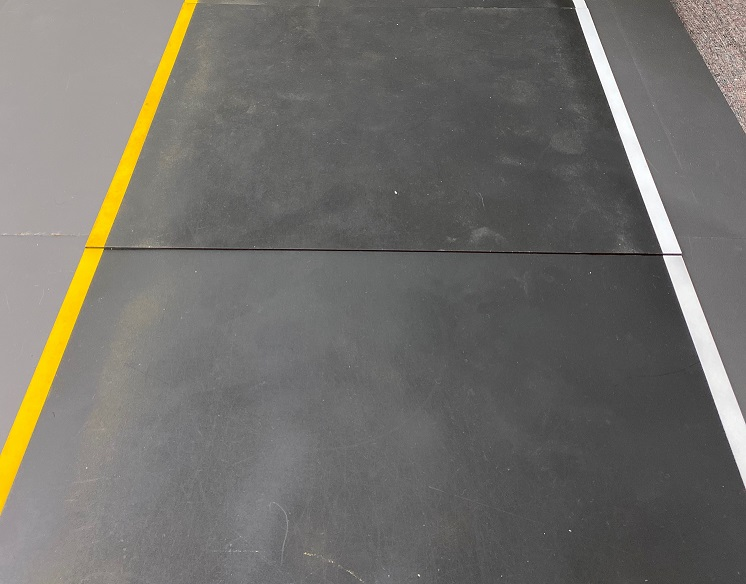
#> input picture KUSW_6/lane_detection/lane_img.jpg, 746 x 584 px
$ python diff_colr_lane.py
#> lines starting #> are read from the running program, lines starting #| are printed output that depends on the picture; after the words box and inside, x2 and y2 are one past the last pixel; in counts of white or black regions, pixels touching at a corner belong together
import cv2
import numpy as np
import matplotlib.pyplot as plt

image = cv2.imread('lane_img.jpg')
#> image is the input picture: shape (584, 746, 3); mean B, G, R 106.8, 111.9, 114
lane_img = np.copy(image)

def HSV_yellow(img):
    hsv = cv2.cvtColor(img, cv2.COLOR_BGR2HSV)
    low = np.array([20, 100, 100])
    high = np.array([30, 255, 255])
    yellowmask = cv2.inRange(hsv, low, high)
    return yellowmask

def left_ROI(img):
    poly = np.array([
        [(0,260),(0,520),(110,520),(110,260)]
        ])
    BG = np.zeros_like(img)
    cv2.fillPoly(BG,poly,255)
    masked_img = cv2.bitwise_and(img,BG)
    return masked_img

def right_ROI(img):
    poly = np.array([
        [(655,260),(655,490),(745,490),(745,260)]
        ])
    BG = np.zeros_like(img)
    cv2.fillPoly(BG,poly,255)
    masked_img = cv2.bitwise_and(img,BG)
    return masked_img

# img 매개변수 넘겨줄 때 grayscale된 이미지를 넘겨주면 라인 색깔 없어지고 튜플1로 받아들임
#주의!
def display_square(img,lines):
    BG = np.zeros_like(img)
    if lines is not None:
        for line in lines:
            x1,y1,x2,y2 = line.reshape(4)
            cv2.line(BG,(x1,y1),(x2,y2),(0,255,0),5
                     )
    return BG
#########################################################


def average_slope(img,lines):
    left_fit = []
    right_fit = []
    if lines is not None:
        for line in lines:
            x1, y1, x2, y2 = line.reshape(4)
            parameters = np.polyfit((x1, x2), (y1, y2), 1)      # 두점을 지나는 함수의 차수를 매개변수로 정해주면 기울기와 y절편 반환
            slope = parameters[0]
            intercept = parameters[1]

            if slope < 0:
                left_fit.append((slope,intercept))
            else:
                right_fit.append((slope,intercept))

        left_fit_average = np.average(left_fit, axis=0)
        right_fit_average = np.average(right_fit, axis=0)

        left_line = make_coordinates(img, left_fit_average)
        right_line = make_coordinates(img, right_fit_average)

        return np.array([left_line, right_line])


def make_coordinates(img,coordinate):
    slope,intercept = coordinate
    y1 = img.shape[0]
    y2 = int(y1*(1/5))
    x1 = int((y1-intercept)/slope)
    x2 = int((y2-intercept)/slope)
    print(x1,y1,x2,y2)
    return np.array([x1, y1, x2, y2])


gray = cv2.cvtColor(lane_img,cv2.COLOR_RGB2GRAY)
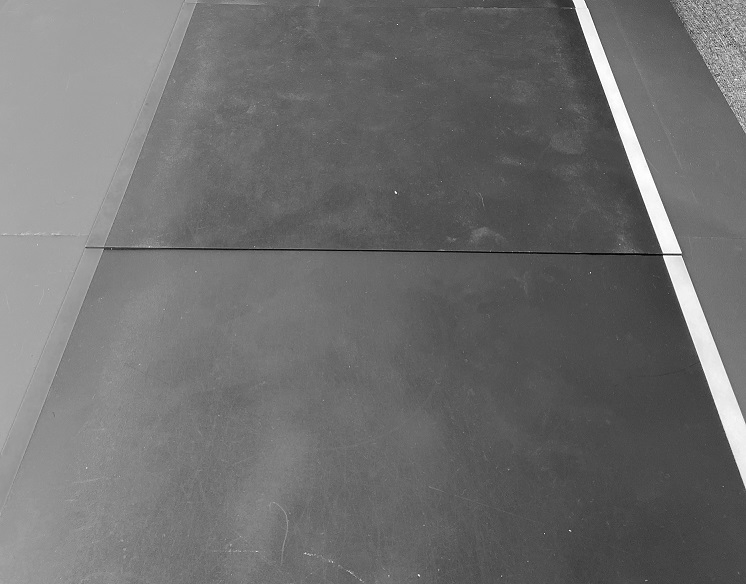
#> gray: shape (584, 746); min 0, max 255, mean 110.7
blur = cv2.GaussianBlur(gray, (5, 5), 0)

# ROI 과정에서 np.zeroslike 때문에 색이 바뀌니까 ROI 는 맨 마지막에
right_lane = right_ROI(cv2.Canny(blur,50,150))
#> in right_ROI, `cv2.fillPoly(BG,poly,255)`:
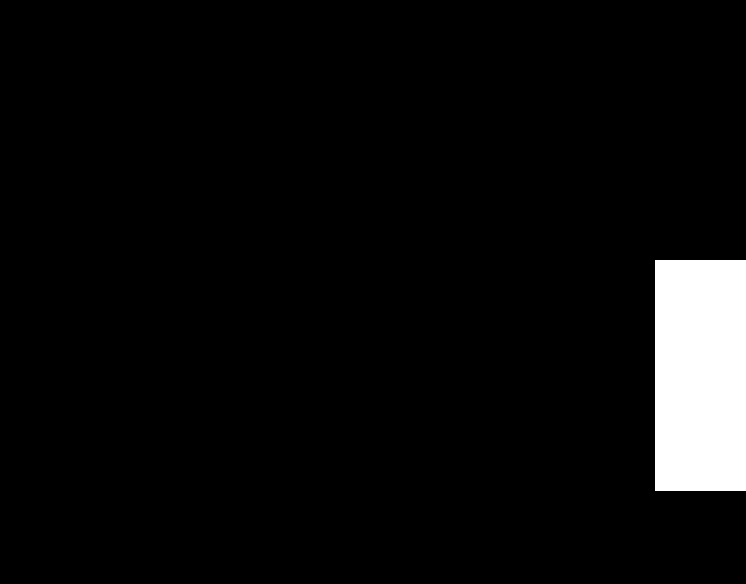
#> BG: shape (584, 746); 4.8% white; 1 white region, box (x1, y1, x2, y2) and area: (655, 260, 746, 491) 21021
#> in right_ROI, `masked_img = cv2.bitwise_and(img,BG)`: masked_img: shape (584, 746); 0.09% white in thin lines or dots, all inside (x1, y1, x2, y2) = (664, 260, 745, 488)
#> in right_ROI, `masked_img = cv2.bitwise_and(img,BG)`: img: shape (584, 746); 0.75% white in thin lines or dots

left_lane = left_ROI(cv2.Canny(HSV_yellow(lane_img),50,150))
#> in HSV_yellow, `hsv = cv2.cvtColor(img, cv2.COLOR_BGR2HSV)`: hsv: shape (584, 746, 3); mean H, S, V 33.9, 10.6, 114.2
#> in HSV_yellow, `yellowmask = cv2.inRange(hsv, low, high)`:
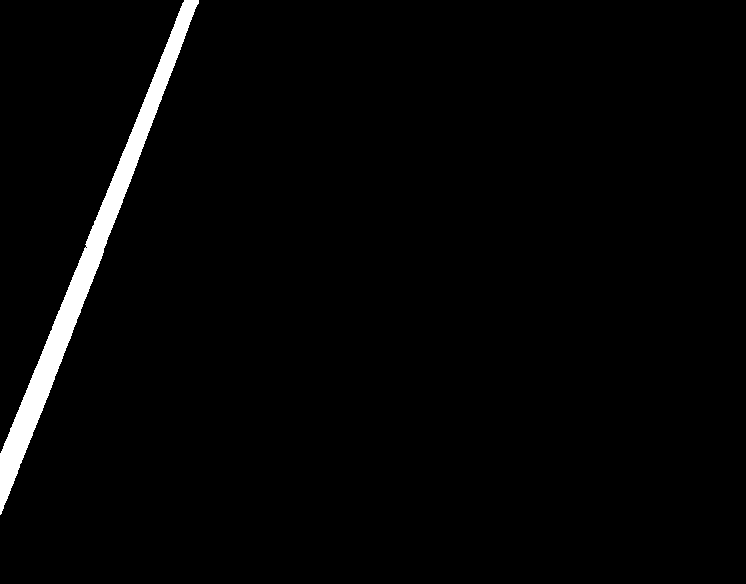
#> yellowmask: shape (584, 746); 2.3% white; 1 white region, box (x1, y1, x2, y2) and area: (0, 0, 199, 515) 9955
#> in left_ROI, `poly = np.array([ [(0,260),(0,520),(110,520),(110,260)] ])`: poly = [[0, 260], [0, 520], [110, 520], [110, 260]]
#> in left_ROI, `cv2.fillPoly(BG,poly,255)`:
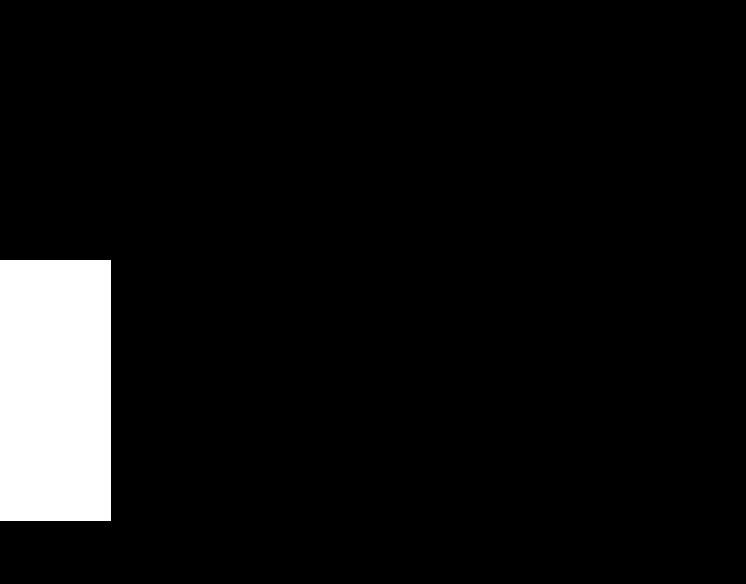
#> BG: shape (584, 746); 6.6% white; 1 white region, box (x1, y1, x2, y2) and area: (0, 260, 111, 521) 28971
#> in left_ROI, `masked_img = cv2.bitwise_and(img,BG)`: masked_img: shape (584, 746); 0.1% white in thin lines or dots, all inside (x1, y1, x2, y2) = (0, 260, 101, 515)
#> in left_ROI, `masked_img = cv2.bitwise_and(img,BG)`:
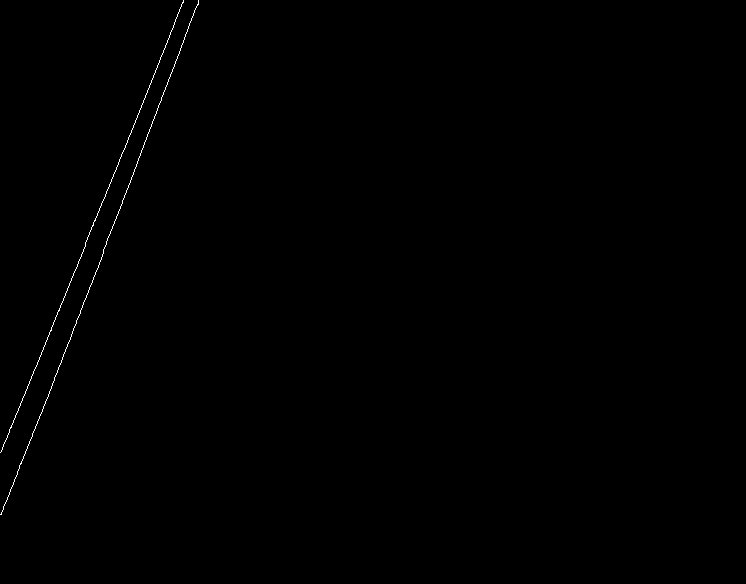
#> img: shape (584, 746); 0.22% white in thin lines or dots, all inside (x1, y1, x2, y2) = (0, 0, 199, 515)
###################################################################


# bitwise_or 연산으로 두 이미지 합침
lanedtc = cv2.bitwise_or(right_lane,left_lane)
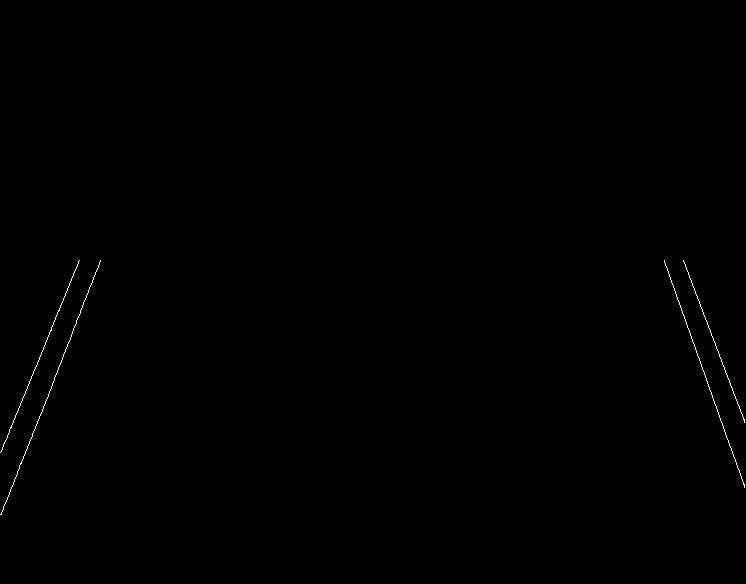
#> lanedtc: shape (584, 746); 0.19% white in thin lines or dots, all inside (x1, y1, x2, y2) = (0, 260, 745, 515)
###############################################


lines = cv2.HoughLinesP(lanedtc, 2, np.pi/180, 100, np.array([]), minLineLength=10, maxLineGap=30)
#> lines = [[13, 484, 99, 262], [1, 451, 78, 261], [676, 296, 744, 485], [683, 260, 744, 420]]

averaged_lines = average_slope(lane_img,lines)
#> the loop in average_slope, `for line in lines:` made 4 passes
#> (x1, y1, x2, y2, slope, intercept) on passes 1 to 4: (13, 484, 99, 262, -2.58, 517.6), (1, 451, 78, 261, -2.47, 453.5), (676, 296, 744, 485, 2.78, -1582.9), (683, 260, 744, 420, 2.62, -1531.5)
#> after the loop in average_slope, `for line in lines:`: left_fit = [(-2.58, 517.6), (-2.47, 453.5)]; right_fit = [(2.78, -1582.9), (2.62, -1531.5)]
#> in average_slope, `left_fit_average = np.average(left_fit, axis=0)`: left_fit_average = [-2.52, 485.5]
#> in average_slope, `right_fit_average = np.average(right_fit, axis=0)`: right_fit_average = [2.7, -1557.2]
#> in make_coordinates, `slope,intercept = coordinate`: slope = -2.52; intercept = 485.5
#> in make_coordinates, `x1 = int((y1-intercept)/slope)`: x1 = -39
#> in make_coordinates, `x2 = int((y2-intercept)/slope)`: x2 = 146
#| -39 584 146 116
#> in average_slope, `left_line = make_coordinates(img, left_fit_average)`: left_line = [-39, 584, 146, 116]
#| 792 584 619 116
#> in average_slope, `right_line = make_coordinates(img, right_fit_average)`: right_line = [792, 584, 619, 116]
#> averaged_lines = [[-39, 584, 146, 116], [792, 584, 619, 116]]
line_image = display_square(lane_img,averaged_lines)
#> the loop in display_square, `for line in lines:` made 2 passes

combo_image = cv2.addWeighted(lane_img, 0.6, line_image, 1, 1)
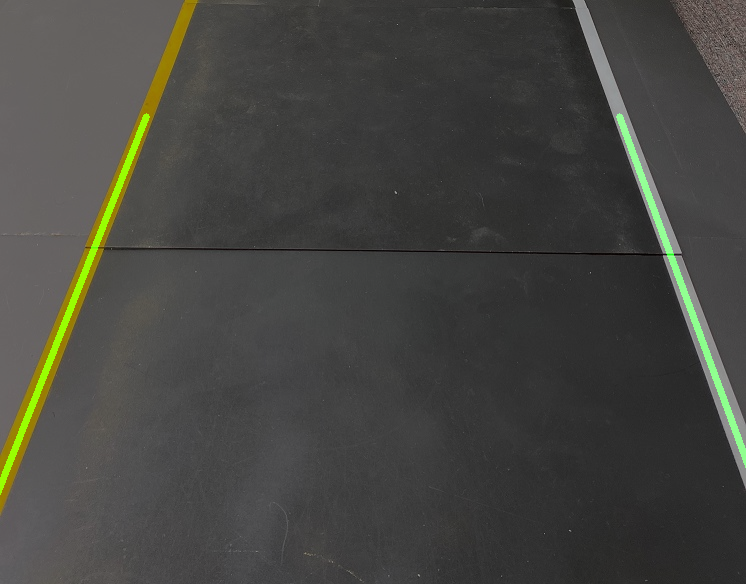
#> combo_image: shape (584, 746, 3); mean B, G, R 65.1, 69.6, 69.4
# 기울기 맞는지 확인용.

cv2.imshow("result",combo_image)
cv2.waitKey(0)
cv2.destroyAllWindows()
#plt.imshow(image)
#plt.show()
